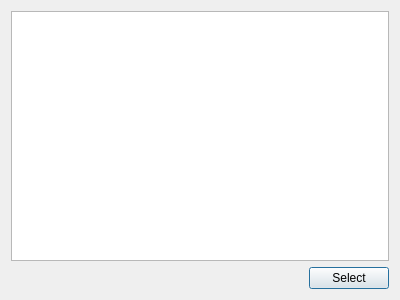
<?xml version="1.0" encoding="UTF-8"?>
<ui version="4.0">
 <class>ListDialog</class>
 <widget class="QDialog" name="ListDialog">
  <property name="geometry">
   <rect>
    <x>0</x>
    <y>0</y>
    <width>400</width>
    <height>300</height>
   </rect>
  </property>
  <property name="windowTitle">
   <string>File List Dialog</string>
  </property>
  <layout class="QVBoxLayout" name="verticalLayout">
   <item>
    <widget class="QListWidget" name="listWidget"/>
   </item>
   <item>
    <layout class="QHBoxLayout" name="horizontalLayout">
     <item>
      <spacer name="horizontalSpacer">
       <property name="orientation">
        <enum>Qt::Horizontal</enum>
       </property>
       <property name="sizeHint" stdset="0">
        <size>
         <width>40</width>
         <height>20</height>
        </size>
       </property>
      </spacer>
     </item>
     <item>
      <widget class="QPushButton" name="pushSelect">
       <property name="text">
        <string>Select</string>
       </property>
      </widget>
     </item>
    </layout>
   </item>
  </layout>
 </widget>
 <resources/>
 <connections/>
</ui>
